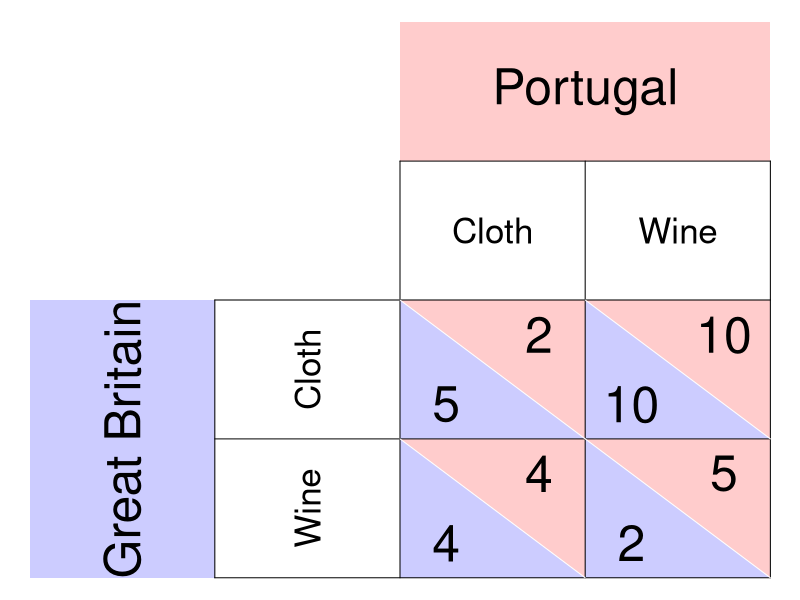

Write R code to recreate this figure.
require(shape)
pdf(file = "society/matrix_winecloth_nosoln.pdf", width = 9, height = 7)

par(mar =  c(0, 0, 0, 0))
xlims <- c(0, 8)
ylims <- c(0, 8)

#TextSizes
PlayerSize <- 3
StratSize <- 2.1
PayoffSize <- 3
p1fadelevel <- 0.2
p2fadelevel <- 0.2

#Payoffs are listed as c("NW", "SW", "NE", "SE")

#Considerations for Player 1
P1Name <- c("Great Britain")
P1Strat <- c("Cloth", "Wine")
P1Payoffs <- c("5", "4", "10", "2")
P1BR1 <- c("SW") #Must be NW or SW - the BR prints accordingly. 
P1BR2 <- c("SE") #Must be NE or SE - the BR prints accordingly. 
#NW = (5, 3); SW = (5,1); NE = (7, 3); SE = (7, 1)
P1bestsize <- 2.5 #Adjusts size of point indicating best response of P1

#Considerations for Player 2
P2Name <- c("Portugal")
P2Strat <- c("Cloth", "Wine")
P2Payoffs <- c("2", "4", "10", "5")
P2BR1 <- c("NW") #Must be NW or NE - the BR prints accordingly. 
P2BR2 <- c("SW") #Must be SW or SE - the BR prints accordingly. 
P2bestsize <- 4 #Adjusts size of circle indicating best response of P2

plot(0, 0, xlim = xlims, ylim = ylims, type = "n",
     xlab = expression(""),
     ylab = expression(""),
     xaxt = "n", 
     yaxt = "n", 
     cex.lab = 2, 
     bty = "n")



#Color and label for Player 1 and their strategies
polygon(c(0,0,2,2,0), c(0,4,4,0,0), col=rgb(0, 0, 1, p1fadelevel), density=NULL, border = NA)
text(1, 2, P1Name[1], srt = 90, cex = PlayerSize)

text(3, 3, P1Strat[1], cex = StratSize, srt = 90)
text(3, 1, P1Strat[2], cex = StratSize, srt = 90)


#Color and label for Player 2
polygon(c(4,4,8,8,4), c(8,6,6,8,8), col=rgb(1, 0, 0, p2fadelevel), density=NULL, border = NA)
text(6, 7, P2Name[1], cex = PlayerSize)

text(5, 5, P2Strat[1], cex = StratSize)
text(7, 5, P2Strat[2], cex = StratSize)

#NorthWest cell 
#P1
polygon(c(4,4,6,4), c(4,2,2,4), col=rgb(0, 0, 1, p1fadelevel), density=NULL, border = NA)
#P2
polygon(c(4,6,6,4), c(4,4,2,4), col=rgb(1, 0, 0, p2fadelevel), density=NULL, border = NA)

#P1
text(4.5, 2.5, P1Payoffs[1], cex = PayoffSize)
#P2
text(5.5, 3.5, P2Payoffs[1], cex = PayoffSize)

#SouthWest cell  
#P1
polygon(c(4,4,6,4), c(2,0,0,2), col=rgb(0, 0, 1, p1fadelevel), density=NULL, border = NA)
#P2
polygon(c(4,6,6,4), c(2,2,0,2), col=rgb(1, 0, 0, p2fadelevel), density=NULL, border = NA)

#P1
text(4.5, 0.5, P1Payoffs[2], cex = PayoffSize)
#P2
text(5.5, 1.5, P2Payoffs[2], cex = PayoffSize)


#NorthEast cell 
#P1
polygon(c(6,6,8,6), c(4,2,2,4), col=rgb(0, 0, 1, p1fadelevel), density=NULL, border = NA)
#P2
polygon(c(6,8,8,6), c(4,4,2,4), col=rgb(1, 0, 0, p2fadelevel), density=NULL, border = NA)
#P1
text(6.5, 2.5, P1Payoffs[3], cex = PayoffSize)
#P2
text(7.5, 3.5, P2Payoffs[3], cex = PayoffSize)

#SouthEast cell 
#P1
polygon(c(6,6,8,6), c(2,0,0,2), col=rgb(0, 0, 1, p1fadelevel), density=NULL, border = NA)
#P2
polygon(c(6,8,8,6), c(2,2,0,2), col=rgb(1, 0, 0, p2fadelevel), density=NULL, border = NA)
#P1
text(6.5, 0.5, P1Payoffs[4], cex = PayoffSize)
#P2
text(7.5, 1.5, P2Payoffs[4], cex = PayoffSize)


#Lines for the Table
segments(8, 0, 8, 6, lty = 1, col = "black")
segments(4, 6, 8, 6, lty = 1, col = "black")
segments(2, 0, 2, 4, lty = 1, col = "black")
segments(2, 0, 8, 0, lty = 1, col = "black")
segments(2, 4, 8, 4, lty = 1, col = "black")
segments(4, 0, 4, 6, lty = 1, col = "black")
segments(2, 2, 8, 2, lty = 1, col = "black")
segments(6, 0, 6, 6, lty = 1, col = "black")

#Diagonals
#NW
segments(4, 4, 6, 2, lty = 1, col = "white")
#NE
segments(6, 4, 8, 2, lty = 1, col = "white")
#SW
segments(4, 2, 6, 0, lty = 1, col = "white")
#Se
segments(6, 2, 8, 0, lty = 1, col = "white")


# #Best responses 
# #P1 
# if (P1BR1[1] == "NW"){
#   points(5, 3, pch = 16, col = "black", cex = P1bestsize)
# } else{points(5, 1, pch = 16, col = "black", cex = P1bestsize)
# }
# 
# if (P1BR2[1] == "NE"){
#   points(7, 3, pch = 16, col = "black", cex = P1bestsize)
# } else{points(7, 1, pch = 16, col = "black", cex = P1bestsize)
# }
# 
# 
# #P2
# if (P2BR1[1] == "NW"){
#   points(5, 3, pch = 1, col = "black", cex = P2bestsize)
# } else{points(7, 3, pch = 1, col = "black", cex = P2bestsize)
# }
# 
# if (P2BR2[1] == "SW"){
#   points(5, 1, pch = 1, col = "black", cex = P2bestsize)
# } else{points(7, 1, pch = 1, col = "black", cex = P2bestsize)
# }

dev.off()
